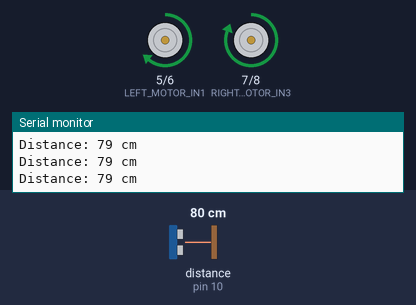
Recording of a sketch running on a simulated Arduino Uno, built with avr-gcc and run on an emulated ATmega328P. Parts: motor-driver pin pairs drawn as motors (green arrow = first pin HIGH = forward, orange = second pin HIGH = backward, longer = more drive), the last lines printed to the serial monitor. Wiring (inferred from the names in the program): ultrasonic range finder: trigger pin 9; echo pin 10. The test bench sets the inputs (shaded band); at power-on: distance to the obstacle (sensor on pin 10) 80 cm. The echo pulse lasts 58.3 µs per cm.

Above: at 1.7 s.
1.8 s: distance to the obstacle (sensor on pin 10) set to 22 cm
3.3 s: distance to the obstacle (sensor on pin 10) set to 18 cm
At 3.74 s:
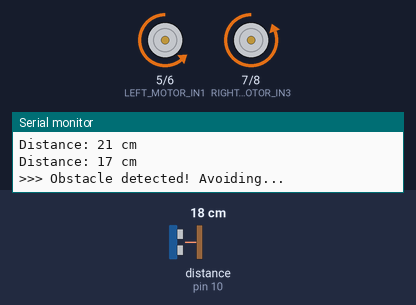
At 5.5 s:
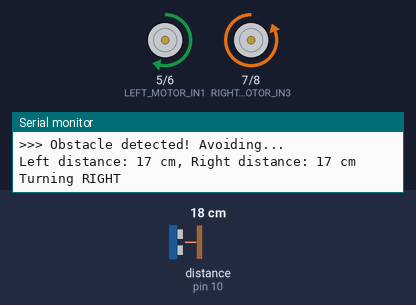
6.3 s: distance to the obstacle (sensor on pin 10) set to 60 cm
9.3 s: distance to the obstacle (sensor on pin 10) set to 2 cm
At 11.5 s:
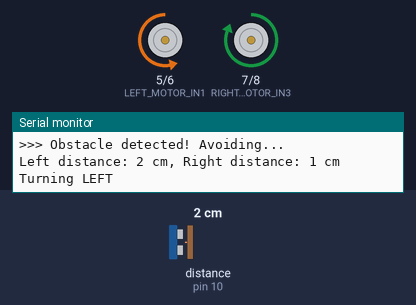
12.3 s: distance to the obstacle (sensor on pin 10) set to 35 cm
Timing chart, 0 to 15.8 s (numbered marks = the images above; inputs shaded):
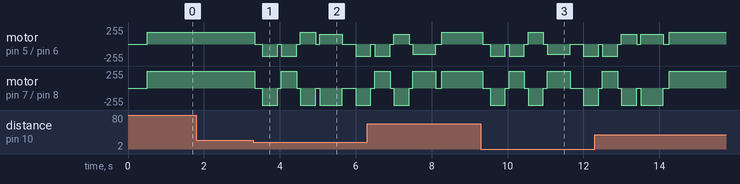

The sketch:

obstacle_avoiding_robot.ino
```cpp
/*
 * Two-Wheel Obstacle-Avoiding Robot
 *
 * Hardware:
 * - Arduino Uno/Nano
 * - L298N Motor Driver (or similar)
 * - 2x DC Motors with wheels
 * - 1x Caster wheel (back)
 * - HC-SR04 Ultrasonic Sensor
 * - 2x 9V batteries (one for Arduino, one for motors)
 *
 * Wiring:
 * Motor A (Left Wheel):
 *   IN1 -> D5, IN2 -> D6
 * Motor B (Right Wheel):
 *   IN3 -> D7, IN4 -> D8
 * HC-SR04:
 *   Trig -> D9, Echo -> D10
 *
 * Common GND between Arduino and motor driver must be connected!
 */

// ==================== PIN DEFINITIONS ====================

// Motor driver pins (PWM-capable for speed control)
const int LEFT_MOTOR_IN1 = 5;
const int LEFT_MOTOR_IN2 = 6;
const int RIGHT_MOTOR_IN3 = 7;
const int RIGHT_MOTOR_IN4 = 8;

// Ultrasonic sensor pins
const int TRIG_PIN = 9;
const int ECHO_PIN = 10;

// ==================== CONFIGURATION ====================

const int MOTOR_SPEED = 180;       // Motor speed (0-255)
const int TURN_SPEED = 150;        // Speed when turning (0-255)
const int OBSTACLE_DISTANCE = 20;  // Distance in cm to trigger avoidance
const int TURN_DURATION = 600;     // Turn duration in milliseconds

// ==================== SETUP ====================

void setup() {
  // Set motor pins as outputs
  pinMode(LEFT_MOTOR_IN1, OUTPUT);
  pinMode(LEFT_MOTOR_IN2, OUTPUT);
  pinMode(RIGHT_MOTOR_IN3, OUTPUT);
  pinMode(RIGHT_MOTOR_IN4, OUTPUT);

  // Set ultrasonic sensor pins
  pinMode(TRIG_PIN, OUTPUT);
  pinMode(ECHO_PIN, INPUT);

  // Initialize serial for debugging
  Serial.begin(9600);
  Serial.println("Robot initialized!");
  Serial.println("Starting obstacle avoidance mode...");

  // Brief startup beep (optional - if buzzer is connected)
  delay(500);
}

// ==================== MAIN LOOP ====================

void loop() {
  // Read distance from ultrasonic sensor
  int distance = getDistance();

  // Debug output
  Serial.print("Distance: ");
  Serial.print(distance);
  Serial.println(" cm");

  // Check for obstacle
  if (distance < OBSTACLE_DISTANCE && distance > 0) {
    // Obstacle detected!
    Serial.println(">>> Obstacle detected! Avoiding...");
    avoidObstacle();
  } else {
    // No obstacle - move forward
    moveForward();
  }

  // Small delay for stability
  delay(50);
}

// ==================== MOTOR FUNCTIONS ====================

void moveForward() {
  // Left wheel forward
  analogWrite(LEFT_MOTOR_IN1, MOTOR_SPEED);
  digitalWrite(LEFT_MOTOR_IN2, LOW);

  // Right wheel forward
  analogWrite(RIGHT_MOTOR_IN3, MOTOR_SPEED);
  digitalWrite(RIGHT_MOTOR_IN4, LOW);
}

void stopMotors() {
  // Stop all motors
  digitalWrite(LEFT_MOTOR_IN1, LOW);
  digitalWrite(LEFT_MOTOR_IN2, LOW);
  digitalWrite(RIGHT_MOTOR_IN3, LOW);
  digitalWrite(RIGHT_MOTOR_IN4, LOW);
}

void turnRight() {
  // Left wheel forward, right wheel backward (pivot turn)
  analogWrite(LEFT_MOTOR_IN1, TURN_SPEED);
  digitalWrite(LEFT_MOTOR_IN2, LOW);

  digitalWrite(RIGHT_MOTOR_IN3, LOW);
  analogWrite(RIGHT_MOTOR_IN4, TURN_SPEED);
}

void turnLeft() {
  // Left wheel backward, right wheel forward (pivot turn)
  digitalWrite(LEFT_MOTOR_IN1, LOW);
  analogWrite(LEFT_MOTOR_IN2, TURN_SPEED);

  analogWrite(RIGHT_MOTOR_IN3, TURN_SPEED);
  digitalWrite(RIGHT_MOTOR_IN4, LOW);
}

void moveBackward() {
  // Left wheel backward
  digitalWrite(LEFT_MOTOR_IN1, LOW);
  analogWrite(LEFT_MOTOR_IN2, MOTOR_SPEED);

  // Right wheel backward
  digitalWrite(RIGHT_MOTOR_IN3, LOW);
  analogWrite(RIGHT_MOTOR_IN4, MOTOR_SPEED);
}

// ==================== OBSTACLE AVOIDANCE ====================

void avoidObstacle() {
  // Step 1: Stop
  stopMotors();
  delay(200);

  // Step 2: Back up a bit
  moveBackward();
  delay(400);
  stopMotors();
  delay(100);

  // Step 3: Look left and right to find the better direction
  int leftDistance = lookLeft();
  int rightDistance = lookRight();

  Serial.print("Left distance: ");
  Serial.print(leftDistance);
  Serial.print(" cm, Right distance: ");
  Serial.print(rightDistance);
  Serial.println(" cm");

  // Step 4: Turn toward the side with more space
  if (leftDistance > rightDistance) {
    Serial.println("Turning LEFT");
    turnLeft();
    delay(TURN_DURATION);
  } else {
    Serial.println("Turning RIGHT");
    turnRight();
    delay(TURN_DURATION);
  }

  // Step 5: Stop and resume forward
  stopMotors();
  delay(100);
}

// ==================== SENSOR FUNCTIONS ====================

int getDistance() {
  // Send a 10us pulse to Trig pin
  digitalWrite(TRIG_PIN, LOW);
  delayMicroseconds(2);
  digitalWrite(TRIG_PIN, HIGH);
  delayMicroseconds(10);
  digitalWrite(TRIG_PIN, LOW);

  // Read the echo pulse duration
  long duration = pulseIn(ECHO_PIN, HIGH, 30000); // 30ms timeout

  // Calculate distance in cm (speed of sound = 340 m/s)
  int distance = duration / 58.2;

  return distance;
}

int lookLeft() {
  // Turn left to scan
  turnLeft();
  delay(400);
  int dist = getDistance();
  stopMotors();
  delay(100);
  return dist;
}

int lookRight() {
  // Turn right to scan
  turnRight();
  delay(400);
  int dist = getDistance();
  stopMotors();
  delay(100);
  return dist;
}
```

Measured:
- the behaviour switches between 21 and 20 cm on distance to the obstacle (sensor on pin 10) (found by bisection; images 0 and 1)
